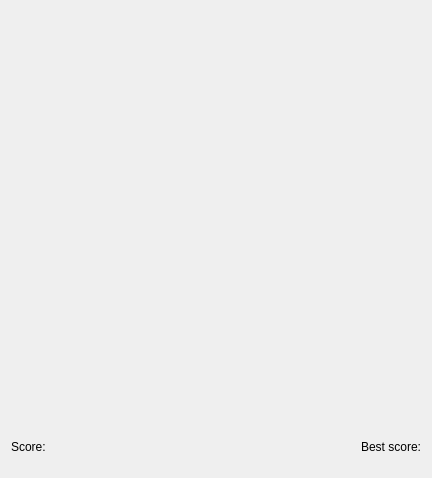
<?xml version="1.0" encoding="UTF-8"?>
<ui version="4.0">
 <class>MainWindow</class>
 <widget class="QMainWindow" name="MainWindow">
  <property name="geometry">
   <rect>
    <x>0</x>
    <y>0</y>
    <width>422</width>
    <height>468</height>
   </rect>
  </property>
  <property name="windowTitle">
   <string>Medvedev 2048</string>
  </property>
  <widget class="QWidget" name="centralWidget">
   <layout class="QVBoxLayout" name="verticalLayout">
    <item>
     <widget class="FieldView" name="widget" native="true">
      <property name="minimumSize">
       <size>
        <width>410</width>
        <height>410</height>
       </size>
      </property>
      <property name="maximumSize">
       <size>
        <width>410</width>
        <height>410</height>
       </size>
      </property>
      <property name="focusPolicy">
       <enum>Qt::StrongFocus</enum>
      </property>
     </widget>
    </item>
    <item>
     <layout class="QHBoxLayout" name="horizontalLayout">
      <item>
       <widget class="QLabel" name="scoreLabel">
        <property name="minimumSize">
         <size>
          <width>0</width>
          <height>40</height>
         </size>
        </property>
        <property name="text">
         <string>Score:</string>
        </property>
       </widget>
      </item>
      <item>
       <widget class="QLabel" name="bestScoreLabel">
        <property name="minimumSize">
         <size>
          <width>0</width>
          <height>40</height>
         </size>
        </property>
        <property name="text">
         <string>Best score:</string>
        </property>
        <property name="alignment">
         <set>Qt::AlignRight|Qt::AlignTrailing|Qt::AlignVCenter</set>
        </property>
       </widget>
      </item>
     </layout>
    </item>
   </layout>
  </widget>
 </widget>
 <layoutdefault spacing="6" margin="11"/>
 <customwidgets>
  <customwidget>
   <class>FieldView</class>
   <extends>QWidget</extends>
   <header>fieldview.h</header>
   <container>1</container>
  </customwidget>
 </customwidgets>
 <resources/>
 <connections/>
</ui>
